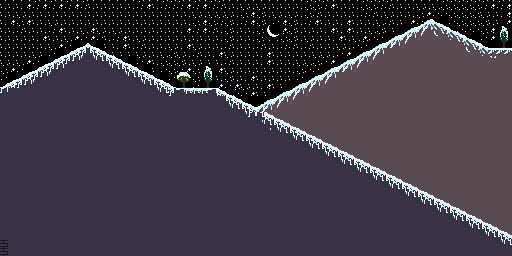

A 2D game scene composited from a Tiled map and its tileset images. What follows is a short description and the map's XML, with each tile layer's data collapsed to a summary:
An orthogonal 64x32 tile map with 8x8 px tiles, 1 tile layer (Tile Layer 1), 2 tilesets.

<map version="1.10" tiledversion="1.11.2" orientation="orthogonal" renderorder="right-down" width="64" height="32" tilewidth="8" tileheight="8" infinite="0" nextlayerid="2" nextobjectid="1">
 <editorsettings>
  <export target="bgTwoBack.c" format="gba" />
 </editorsettings>
 <tileset firstgid="1" source="foreground.tsx" />
 <tileset firstgid="401" source="foreground.tsx" />
 <layer id="1" name="Tile Layer 1" width="64" height="32">
  <data>[2048 cells, 2047 non-empty, 52 distinct tile ids]</data>
 </layer>
</map>
